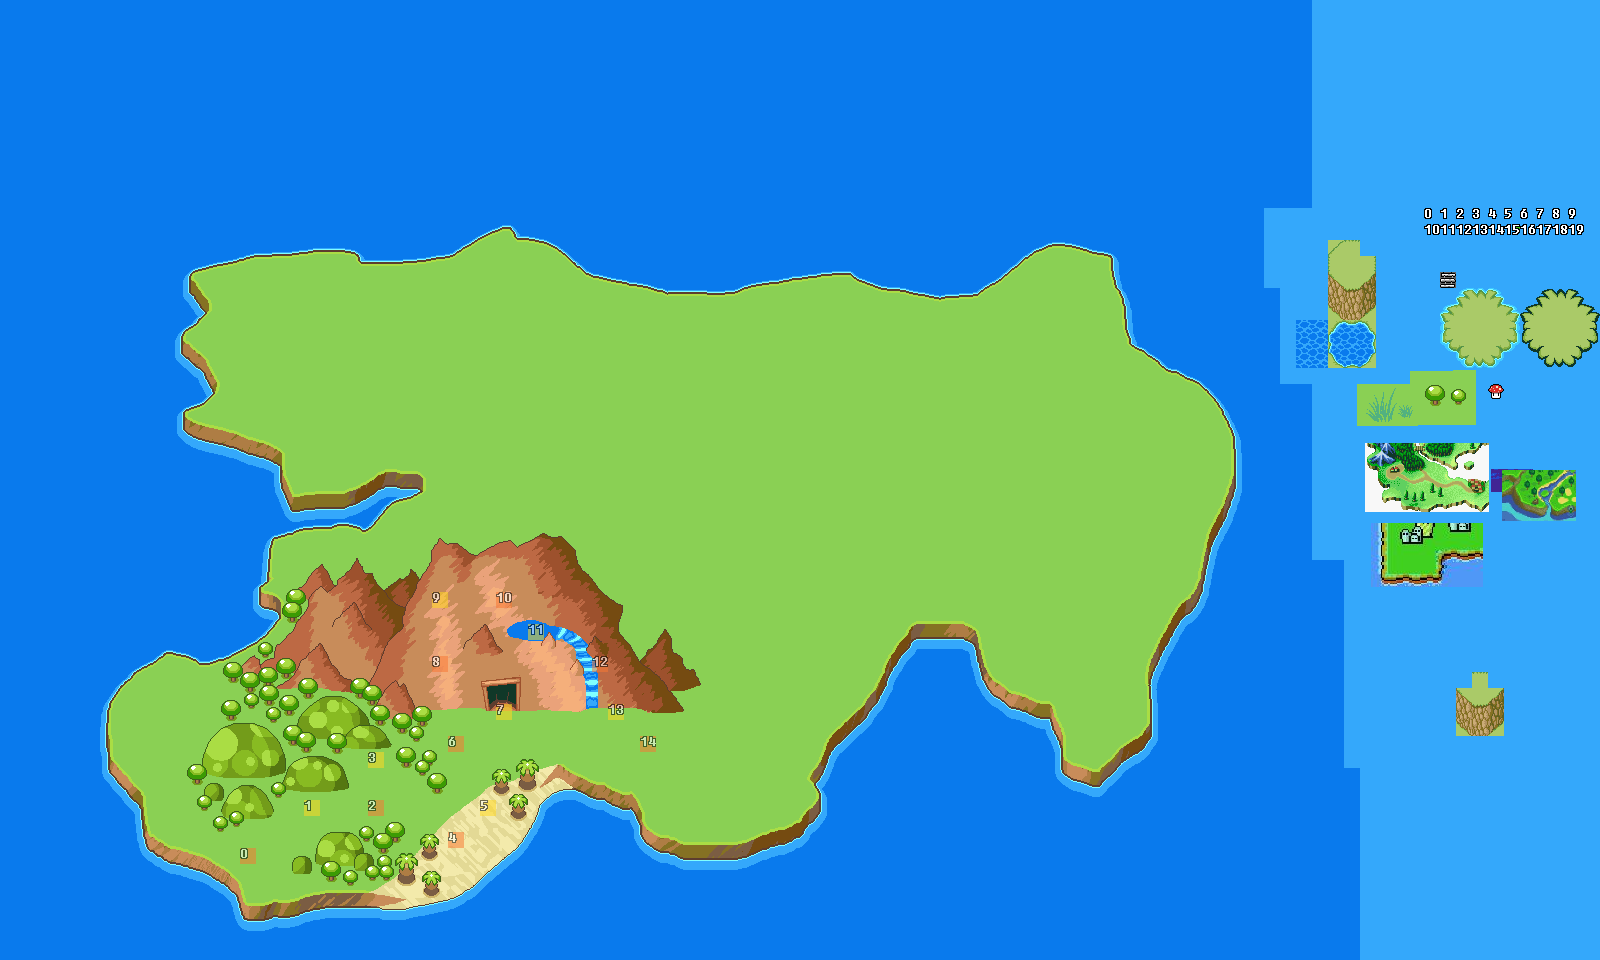

Tiled map render using the project's own tile images. Description and the map definition, with tile-layer contents summarised, below:
An orthogonal 100x60 tile map with 16x16 px tiles, 3 tile layers (BG, FG, OBJ), 1 image layer.

<map version="1.0" orientation="orthogonal" renderorder="right-down" width="100" height="60" tilewidth="16" tileheight="16">
 <tileset firstgid="1" source="worldtiles.tsx" />
 <imagelayer name="background">
  <image source="../GFX/worldmap.png" />
 </imagelayer>
 <layer name="BG" width="100" height="60">
  <data>[6000 cells, 0 non-empty, 0 distinct tile ids]</data>
 </layer>
 <layer name="FG" width="100" height="60">
  <data>[6000 cells, 0 non-empty, 0 distinct tile ids]</data>
 </layer>
 <layer name="OBJ" width="100" height="60" opacity="0.54">
  <data>[6000 cells, 15 non-empty, 15 distinct tile ids]</data>
 </layer>
</map>
